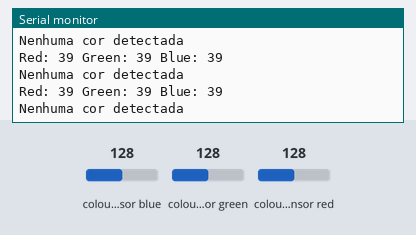
This sketch was run on a simulated Arduino Mega 2560, built with avr-gcc and run on an emulated ATmega2560. Shown: the last lines printed to the serial monitor. Wiring (inferred from the names in the program): TCS3200 colour sensor: output A7; S2 pin 26; S3 pin 28; S0 pin 22; S1 pin 24. The test bench sets the inputs (shaded band); at power-on: colour sensor blue 128, colour sensor green 128, colour sensor red 128.

Above: at 1.2 s.
1.3 s: colour sensor blue set to 5
At 1.82 s:
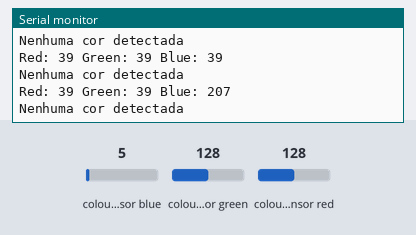
2.8 s: colour sensor green set to 5
At 3.33 s:
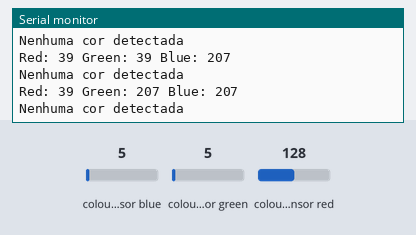
4.3 s: colour sensor red set to 5
At 4.84 s:
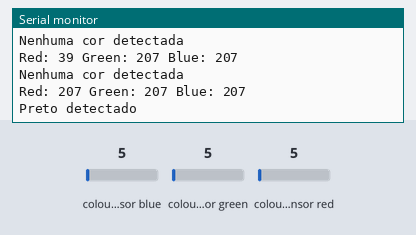

Measured:
- after the input at 1.3 s, the serial monitor: prints a new line after 0.20 s (image 1)
- after the input at 2.8 s, the serial monitor: prints a new line after 0.21 s (image 2)
- after the input at 4.3 s, the serial monitor: prints a new line after 0.21 s (image 3)

The sketch:

teste_sensor_de_cor.ino
```cpp
// Define os pinos de controle//////////////////////////////////////////////////////////////////////////////////////////////////////////////////////////////////////////////////////////////
#define S0 22 //28
#define S1 24 //24
#define S2 26
#define S3 28
#define OUT A7
///////////////////////////////////////////////////////////////////////////////////////////////////////////////////////////////////////////////////////////////////////////////////

void setup() {
  // Inicia comunicação serial
  Serial.begin(9600);

  // Define os pinos de controle como saídas
  pinMode(S0, OUTPUT);
  pinMode(S1, OUTPUT);
  pinMode(S2, OUTPUT);
  pinMode(S3, OUTPUT);
  pinMode(OUT, INPUT);

  // Configura a escala de frequência do TCS3200
  digitalWrite(S0, HIGH);
  digitalWrite(S1, LOW);
}

void loop() {
  // Lê os valores das cores
  int red = readColor(LOW, LOW);   // Filtro de vermelho
  int green = readColor(HIGH, HIGH); // Filtro de verde
  int blue = readColor(LOW, HIGH);  // Filtro de azul

  // Imprime os valores das cores no Monitor Serial para ajuste
  Serial.print("Red: ");
  Serial.print(red);
  Serial.print(" Green: ");
  Serial.print(green);
  Serial.print(" Blue: ");
  Serial.println(blue);

  // Determina a cor detectada
  if (isBlue(red, green, blue)) {
    Serial.println("Azul detectado");
  } else if (isBlack(red, green, blue)) {
    Serial.println("Preto detectado");
  } else if (isSilver(red, green, blue)) {
    Serial.println("Prata detectado");
  } else {
    Serial.println("Nenhuma cor detectada");
  }

  delay(500); // Aguarda meio segundo
}

// Função para ler a cor com base em filtros de cor
int readColor(int s2, int s3) {
  // Configura o filtro de cor
  digitalWrite(S2, s2);
  digitalWrite(S3, s3);

  // Mede o tempo que leva para o sinal de saída passar por um intervalo
  unsigned long duration = pulseIn(OUT, LOW);

  // Converte o tempo para uma leitura de cor
  return duration;
}

// Função para detectar se a cor é azul
bool isBlue(int red, int green, int blue) {
  // Ajuste os valores de limiar conforme necessário
  return (blue > 68) && (blue < 105) && (red > 135) && (red < 200) && (green > 118) && (green < 170);
}

// Função para detectar se a cor é preta
bool isBlack(int red, int green, int blue) {
  // Preto deve ter valores baixos em todas as cores
  return (red > 180) && (green > 171) && (blue > 155);
}

// Função para detectar se a cor é prata
bool isSilver(int red, int green, int blue) {
  // Prata deve ter valores relativamente altos em todas as cores
  return (red > 5 && red < 14) &&
         (green > 5 && green < 14) &&
         (blue > 4 && blue < 14);
}
```
